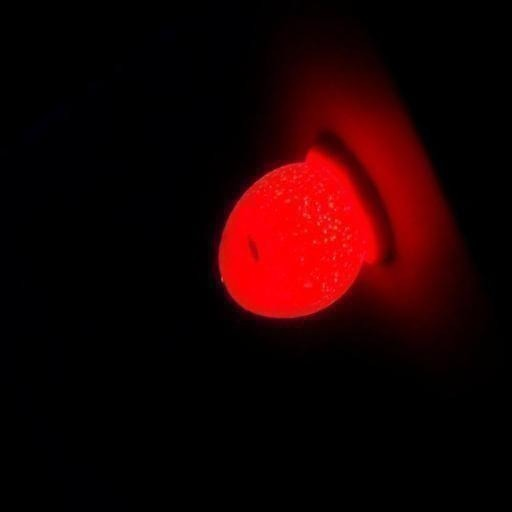
#> input picture Augmented_Images(Eggs)/Bad Eggs/Aug_Bad_Egg (1001).jpg, 512 x 512 px; its folder holds only this picture in this run
$ jupyter execute --allow-errors egg_quality_notebook.ipynb
#> lines starting #> are read from the running program, lines starting #| are printed output that depends on the picture
# Good & Bad Eggs

Ce notebook regroupe tout : prétraitement → features classiques → embeddings profonds → hybrides → réduction de dimension → classifieurs → évaluation.

[cell 1]
# Installer les paquets nécessaires (décommente si nécessaire)
# !pip install timm xgboost scikit-image PyWavelets umap-learn joblib nbformat tensorflow

import os, sys, time, json, math, random
from pathlib import Path
import sys
sys.path.insert(0, "numpy_for_cv2")

import numpy as np

import cv2
import pandas as pd

import cv2
import matplotlib.pyplot as plt
from tqdm.auto import tqdm

# Machine learning / DL
import torch
from torchvision import transforms
import timm

from sklearn.model_selection import train_test_split, StratifiedKFold
from sklearn.preprocessing import StandardScaler
from sklearn.decomposition import PCA, TruncatedSVD
from sklearn.svm import SVC
from sklearn.ensemble import RandomForestClassifier
from sklearn.linear_model import LogisticRegression
from sklearn.neighbors import KNeighborsClassifier
from sklearn.metrics import classification_report, confusion_matrix, f1_score, accuracy_score, recall_score
from sklearn.pipeline import Pipeline
import joblib

# xgboost (import optional if installed)
try:
    import xgboost as xgb
    XGBOOST_AVAILABLE = True
except Exception as e:
    XGBOOST_AVAILABLE = False

print('torch:', torch.__version__, 'timm available:', 'timm' in sys.modules)
#> (the rest of this cell did not finish here and is left out)

[cell 2]
# MODIFY THIS PATH to your local dataset root
DATA_ROOT = Path(r'C:\Users\cheic\Documents\M2 IA MathInfo\DeepL\PROJET FINAL DPL')
original_dir = DATA_ROOT / 'Original Images(Eggs)'
aug_dir = DATA_ROOT / 'Augmented_Images(Eggs)'


def gather_paths(base_dir):
    rows = []
    if not base_dir.exists():
        return rows
    for label_dir in ['Good Eggs', 'Bad Eggs']:
        p = base_dir / label_dir
        if not p.exists():
            continue
        for img_path in p.glob('*'):
            if img_path.suffix.lower() not in ['.jpg','.jpeg','.png','.bmp']:
                continue
            rows.append({'path': str(img_path), 'label': 'good' if 'Good' in label_dir else 'bad', 'source': base_dir.name})
    return rows

rows = []
rows += gather_paths(original_dir)
rows += gather_paths(aug_dir)

df = pd.DataFrame(rows)
print('Total images found:', len(df))
if len(df)>0:
    df['label_enc'] = df['label'].map({'good':0,'bad':1})
    display(df.head())
else:
    print('No images found. Check DATA_ROOT path.')

[cell 3]
def preprocess_cv2(path_or_img, size=(224,224), apply_clahe=True):
    # Accept path or numpy array (HWC BGR or RGB in 0..1)
#> called with size = (224, 224), apply_clahe = True
    if isinstance(path_or_img, str):
        img = cv2.imread(path_or_img, cv2.IMREAD_COLOR)  # BGR uint8
#> img is the input picture: shape (512, 512, 3); mean B, G, R 1.5, 0.8, 28.9
        if img is None:
            raise FileNotFoundError(path_or_img)
    else:
        img = path_or_img.copy()
        if img.dtype == np.float32 or img.dtype == np.float64:
            img = (img * 255).astype('uint8')
        if img.shape[-1] == 3:
            img = cv2.cvtColor(img, cv2.COLOR_RGB2BGR)
    img = cv2.resize(img, size, interpolation=cv2.INTER_AREA)
#> img: shape (224, 224, 3)
    lab = cv2.cvtColor(img, cv2.COLOR_BGR2LAB)
#> lab: shape (224, 224, 3); mean of channels 0, 1, 2 14.3, 137.9, 135.1
    l, a, b = cv2.split(lab)
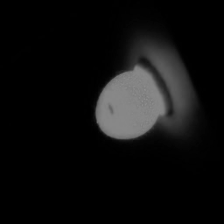
#> l: shape (224, 224); min 0, max 142, mean 14.3
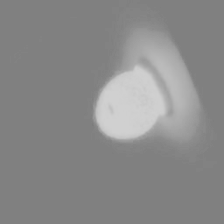
#> a: shape (224, 224); min 124, max 208, mean 137.9
    if apply_clahe:
        clahe = cv2.createCLAHE(clipLimit=2.0, tileGridSize=(8,8))
        l = clahe.apply(l)
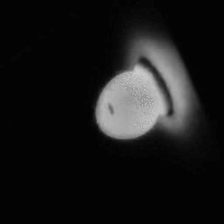
#> l: shape (224, 224); min 2, max 203, mean 23.9
    lab = cv2.merge((l,a,b))
#> lab: shape (224, 224, 3); mean of channels 0, 1, 2 23.9, 137.9, 135.1
    img = cv2.cvtColor(lab, cv2.COLOR_LAB2BGR)
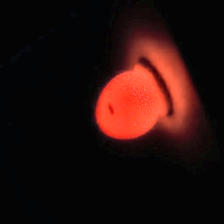
#> img: shape (224, 224, 3); mean B, G, R 12, 14.5, 37.6
    img = cv2.medianBlur(img, 3)
    img = cv2.cvtColor(img, cv2.COLOR_BGR2RGB).astype('float32') / 255.0
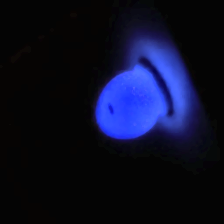
#> img: shape (224, 224, 3) float32; mean B, G, R 0.147, 0.057, 0.047
    return img

# preview
if 'df' in globals() and len(df) >= 6:
    sample = df.sample(6, random_state=42).reset_index(drop=True)
    plt.figure(figsize=(12,6))
    for i,row in sample.iterrows():
        try:
            raw = cv2.imread(row['path'])
            proc = preprocess_cv2(row['path'])
            plt.subplot(2,6,i+1); plt.imshow(cv2.cvtColor(raw, cv2.COLOR_BGR2RGB)); plt.title(row['label']); plt.axis('off')
            plt.subplot(2,6,i+7); plt.imshow(proc); plt.title('preprocessed'); plt.axis('off')
        except Exception as e:
            print('Preview error:', e)
    plt.tight_layout()
else:
    print('Not enough images to preview or df missing.')
